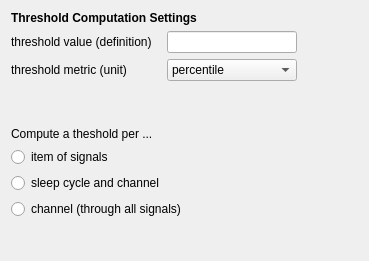
<?xml version="1.0" encoding="UTF-8"?>
<ui version="4.0">
 <class>ThresholdComputationSettingsView</class>
 <widget class="QWidget" name="ThresholdComputationSettingsView">
  <property name="geometry">
   <rect>
    <x>0</x>
    <y>0</y>
    <width>369</width>
    <height>261</height>
   </rect>
  </property>
  <property name="windowTitle">
   <string>Form</string>
  </property>
  <layout class="QVBoxLayout" name="verticalLayout_2">
   <item>
    <layout class="QHBoxLayout" name="horizontalLayout">
     <item>
      <layout class="QVBoxLayout" name="verticalLayout">
       <item>
        <layout class="QFormLayout" name="formLayout">
         <item row="1" column="0">
          <widget class="QLabel" name="threshold_definition_label">
           <property name="minimumSize">
            <size>
             <width>150</width>
             <height>0</height>
            </size>
           </property>
           <property name="maximumSize">
            <size>
             <width>150</width>
             <height>16777215</height>
            </size>
           </property>
           <property name="text">
            <string>threshold value (definition)</string>
           </property>
          </widget>
         </item>
         <item row="1" column="1">
          <widget class="QLineEdit" name="threshold_definition_lineedit">
           <property name="toolTip">
            <string>Enter the threshold value to compute i.e. 95 for 95 percentile or 4 for 4 x standard deviation.</string>
           </property>
          </widget>
         </item>
         <item row="2" column="0">
          <widget class="QLabel" name="threshold_metric_label">
           <property name="minimumSize">
            <size>
             <width>150</width>
             <height>0</height>
            </size>
           </property>
           <property name="maximumSize">
            <size>
             <width>150</width>
             <height>16777215</height>
            </size>
           </property>
           <property name="text">
            <string>threshold metric (unit)</string>
           </property>
          </widget>
         </item>
         <item row="2" column="1">
          <widget class="QComboBox" name="unit_comboBox">
           <item>
            <property name="text">
             <string>percentile</string>
            </property>
           </item>
           <item>
            <property name="text">
             <string>standard deviation</string>
            </property>
           </item>
           <item>
            <property name="text">
             <string>median</string>
            </property>
           </item>
           <item>
            <property name="text">
             <string>variance</string>
            </property>
           </item>
          </widget>
         </item>
         <item row="0" column="0" colspan="2">
          <widget class="QLabel" name="label_2">
           <property name="font">
            <font>
             <weight>75</weight>
             <bold>true</bold>
            </font>
           </property>
           <property name="text">
            <string>Threshold Computation Settings</string>
           </property>
          </widget>
         </item>
        </layout>
       </item>
       <item>
        <spacer name="verticalSpacer_2">
         <property name="orientation">
          <enum>Qt::Vertical</enum>
         </property>
         <property name="sizeType">
          <enum>QSizePolicy::Minimum</enum>
         </property>
         <property name="sizeHint" stdset="0">
          <size>
           <width>20</width>
           <height>40</height>
          </size>
         </property>
        </spacer>
       </item>
       <item>
        <widget class="QLabel" name="label">
         <property name="text">
          <string>Compute a theshold per ...</string>
         </property>
        </widget>
       </item>
       <item>
        <widget class="QRadioButton" name="thresh_signal_radioButton">
         <property name="toolTip">
          <string>Select to compute a threshold per item of signals (each channel and bout of signals will be linked to its own threshold)</string>
         </property>
         <property name="text">
          <string>item of signals</string>
         </property>
        </widget>
       </item>
       <item>
        <widget class="QRadioButton" name="thresh_cycle_radioButton">
         <property name="toolTip">
          <string>Select to compute a threshold per sleep cycle and channel(the threshold will be duplicated for all signals included in the same sleep cycle).</string>
         </property>
         <property name="text">
          <string>sleep cycle and channel</string>
         </property>
        </widget>
       </item>
       <item>
        <widget class="QRadioButton" name="thresh_channel_radioButton">
         <property name="toolTip">
          <string>Select to compute a single threshold per channel (through all signals and/or sleep cycles).</string>
         </property>
         <property name="text">
          <string>channel (through all signals)</string>
         </property>
        </widget>
       </item>
      </layout>
     </item>
     <item>
      <spacer name="horizontalSpacer">
       <property name="orientation">
        <enum>Qt::Horizontal</enum>
       </property>
       <property name="sizeHint" stdset="0">
        <size>
         <width>40</width>
         <height>20</height>
        </size>
       </property>
      </spacer>
     </item>
    </layout>
   </item>
   <item>
    <spacer name="verticalSpacer">
     <property name="orientation">
      <enum>Qt::Vertical</enum>
     </property>
     <property name="sizeHint" stdset="0">
      <size>
       <width>20</width>
       <height>58</height>
      </size>
     </property>
    </spacer>
   </item>
  </layout>
 </widget>
 <resources/>
 <connections>
  <connection>
   <sender>thresh_signal_radioButton</sender>
   <signal>clicked()</signal>
   <receiver>ThresholdComputationSettingsView</receiver>
   <slot>on_settings_changed()</slot>
   <hints>
    <hint type="sourcelabel">
     <x>147</x>
     <y>158</y>
    </hint>
    <hint type="destinationlabel">
     <x>184</x>
     <y>130</y>
    </hint>
   </hints>
  </connection>
  <connection>
   <sender>thresh_cycle_radioButton</sender>
   <signal>clicked()</signal>
   <receiver>ThresholdComputationSettingsView</receiver>
   <slot>on_settings_changed()</slot>
   <hints>
    <hint type="sourcelabel">
     <x>147</x>
     <y>182</y>
    </hint>
    <hint type="destinationlabel">
     <x>184</x>
     <y>130</y>
    </hint>
   </hints>
  </connection>
  <connection>
   <sender>thresh_channel_radioButton</sender>
   <signal>clicked()</signal>
   <receiver>ThresholdComputationSettingsView</receiver>
   <slot>on_settings_changed()</slot>
   <hints>
    <hint type="sourcelabel">
     <x>147</x>
     <y>206</y>
    </hint>
    <hint type="destinationlabel">
     <x>184</x>
     <y>130</y>
    </hint>
   </hints>
  </connection>
 </connections>
 <slots>
  <slot>on_settings_changed()</slot>
 </slots>
</ui>
